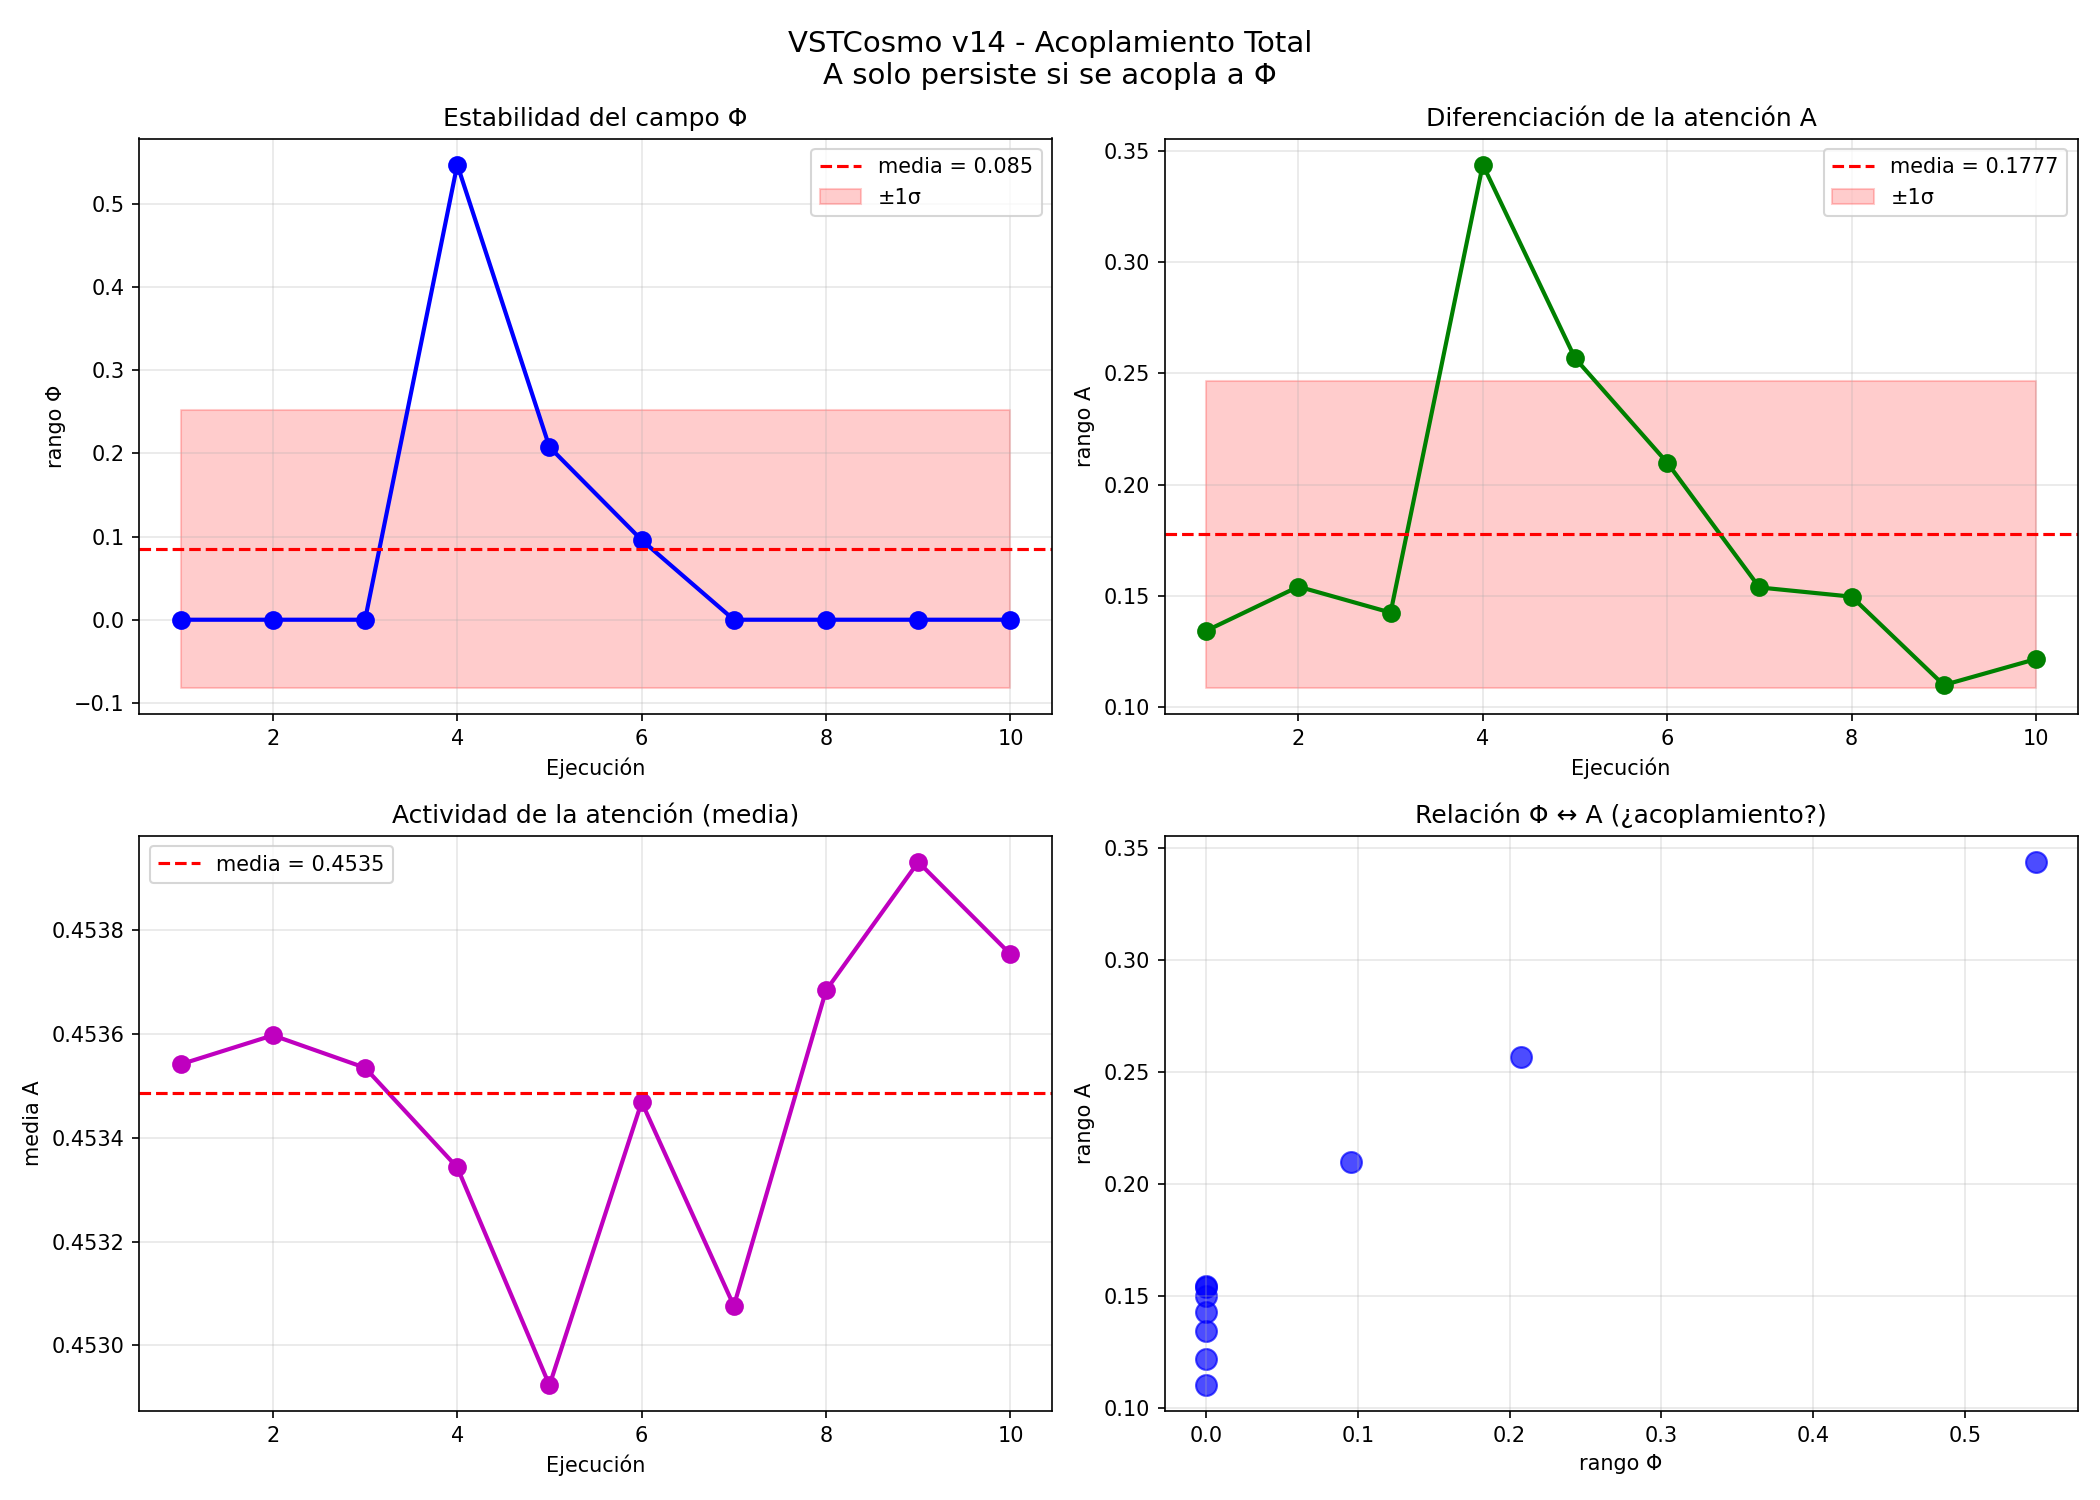

Write the Python code that produced this figure.
#!/usr/bin/env python3
"""
VSTCosmo - v14: Acoplamiento Total
A no tiene atractor propio. Su única forma de persistir es acoplarse a Φ.
No hay BASAL_A externo. No hay disipación independiente.
"""

import numpy as np
import scipy.io.wavfile as wav
import matplotlib.pyplot as plt
import warnings
warnings.filterwarnings('ignore')

# ============================================================
# PARÁMETROS
# ============================================================
DIM_FREQ = 32
DIM_TIME = 100
DT = 0.01
DURACION_SIM = 30.0
N_PASOS = int(DURACION_SIM / DT)

GANANCIA_INEST = 0.15
DIFUSION_PHI = 0.1

# Parámetros de A (sin BASAL_A externo)
REFUERZO_A = 0.15
INHIBICION_A = 0.2
DIFUSION_A = 0.08

# Acoplamiento A → Φ
DIFUSION_ACOPLAMIENTO = 0.2

# Nuevo: fuerza con la que A tiende a Φ (única fuente de estabilidad)
FUERZA_ACOPLAMIENTO = 0.1

LIMITE_MAX = 1.0
LIMITE_MIN = 0.0

# ============================================================
# FUNCIONES
# ============================================================
def cargar_audio(ruta):
    sr, data = wav.read(ruta)
    if data.dtype == np.int16:
        data = data.astype(np.float32) / 32768.0
    if data.ndim == 2:
        data = data.mean(axis=1)
    max_val = np.max(np.abs(data))
    if max_val > 0:
        data = data / max_val
    return sr, data

def inicializar_campo(semilla=None):
    if semilla is not None:
        np.random.seed(semilla)
    return np.random.rand(DIM_FREQ, DIM_TIME) * 0.2 + 0.4

def inicializar_atencion():
    # Inicialización uniforme baja (sin BASAL_A)
    return np.ones((DIM_FREQ, DIM_TIME)) * 0.1

def vecinos_phi(Phi):
    return (np.roll(Phi, 1, axis=0) + np.roll(Phi, -1, axis=0) +
            np.roll(Phi, 1, axis=1) + np.roll(Phi, -1, axis=1)) / 4

def actualizar_campo_permeable(Phi, muestra):
    m = (muestra + 1) / 2
    m = np.clip(m, 0, 1)
    target_banda = 0.3 + 0.4 * m
    m_banda = int(m * (DIM_FREQ - 1))
    target = np.ones_like(Phi) * 0.5
    
    for i in range(DIM_FREQ):
        distancia = min(abs(i - m_banda), DIM_FREQ - abs(i - m_banda))
        influencia = np.exp(-distancia**2 / 10)
        target[i] = target_banda * influencia + 0.5 * (1 - influencia)
    
    desviacion = Phi - target
    inestabilidad = GANANCIA_INEST * desviacion * (1 - desviacion**2)
    vecinos = vecinos_phi(Phi)
    difusion = DIFUSION_PHI * (vecinos - Phi)
    entrada_directa = 0.02 * muestra
    
    Phi = Phi + DT * (inestabilidad + difusion) + entrada_directa
    return np.clip(Phi, LIMITE_MIN, LIMITE_MAX)

def vecinos_a(A):
    return (np.roll(A, 1, axis=0) + np.roll(A, -1, axis=0) +
            np.roll(A, 1, axis=1) + np.roll(A, -1, axis=1)) / 4

def actualizar_atencion(A, Phi):
    """
    A evoluciona con reglas locales, pero su única fuente de estabilidad
    es el acoplamiento con Φ. No hay BASAL_A externo.
    """
    auto = REFUERZO_A * A * (1 - A)
    inhib = -INHIBICION_A * vecinos_a(A)
    dif = DIFUSION_A * (vecinos_a(A) - A)
    
    # NUEVO: A tiende a Φ localmente (única fuerza estabilizadora)
    # No hay disipación a un basal externo. A solo se estabiliza si se acopla a Φ.
    acoplamiento_a_phi = FUERZA_ACOPLAMIENTO * (Phi - A)
    
    dA = auto + inhib + dif + acoplamiento_a_phi
    
    # Ruido mínimo (natural)
    dA += np.random.randn(*A.shape) * 0.001
    
    A = A + DT * dA
    return np.clip(A, LIMITE_MIN, LIMITE_MAX)

def acoplamiento_atencion_campo(Phi, A):
    vecinos = vecinos_phi(Phi)
    mezcla = (1 - 0.5 * A) * Phi + 0.5 * A * vecinos
    flujo = mezcla - Phi
    Phi = Phi + DT * DIFUSION_ACOPLAMIENTO * flujo
    return np.clip(Phi, LIMITE_MIN, LIMITE_MAX)

def simular(audio, sr, nombre, semilla=None, num_pasos=N_PASOS):
    print(f"    {nombre}...", end=" ", flush=True)
    
    Phi = inicializar_campo(semilla)
    A = inicializar_atencion()
    Phi_prev = Phi.copy()
    
    n_muestras = int(num_pasos * DT * sr)
    audio = audio[:n_muestras] if len(audio) > n_muestras else audio
    
    for paso in range(num_pasos):
        t = paso * DT
        idx = int(t * sr)
        idx = min(idx, len(audio) - 1) if len(audio) > 0 else 0
        muestra = audio[idx] if idx >= 0 and len(audio) > 0 else 0.0
        
        Phi = actualizar_campo_permeable(Phi, muestra)
        A = actualizar_atencion(A, Phi)
        Phi = acoplamiento_atencion_campo(Phi, A)
        Phi_prev = Phi.copy()
    
    rango_phi = np.max(Phi) - np.min(Phi)
    rango_a = np.max(A) - np.min(A)
    media_a = np.mean(A)
    print(f"rango Φ={rango_phi:.3f}, rango A={rango_a:.4f}, media A={media_a:.4f}")
    return rango_phi, rango_a, media_a

# ============================================================
# MAIN
# ============================================================
def main():
    print("=" * 60)
    print("VSTCosmo - v14: Acoplamiento Total")
    print("A no tiene atractor propio. Solo persiste si se acopla a Φ.")
    print("No hay BASAL_A externo. No hay disipación independiente.")
    print("=" * 60)
    
    # Cargar archivos
    print("\n[1] Cargando archivos...")
    sr, voz_viento = cargar_audio('Voz+Viento_1.wav')
    print(f"    Voz+Viento_1.wav: {len(voz_viento)/sr:.1f}s")
    
    # Semillas para test de estabilidad
    semillas = [42, 123, 987, 1, 2, 3, 100, 200, 300, 400]
    
    print("\n[2] Ejecutando 10 simulaciones con Voz+Viento_real...")
    print("    (misma entrada, diferentes condiciones iniciales)")
    print("-" * 60)
    
    resultados_phi = []
    resultados_a = []
    resultados_media_a = []
    
    for i, semilla in enumerate(semillas):
        rphi, ra, media_a = simular(voz_viento, sr, f"Run_{i}", semilla=semilla)
        resultados_phi.append(rphi)
        resultados_a.append(ra)
        resultados_media_a.append(media_a)
    
    print("-" * 60)
    
    # ============================================================
    # ANÁLISIS
    # ============================================================
    print("\n[3] Análisis estadístico")
    print("=" * 60)
    
    media_phi = np.mean(resultados_phi)
    std_phi = np.std(resultados_phi)
    min_phi = np.min(resultados_phi)
    max_phi = np.max(resultados_phi)
    
    media_a = np.mean(resultados_a)
    std_a = np.std(resultados_a)
    media_total_a = np.mean(resultados_media_a)
    
    print(f"\n  rango Φ:")
    print(f"    media  = {media_phi:.3f}")
    print(f"    std    = {std_phi:.4f}")
    print(f"    min    = {min_phi:.3f}")
    print(f"    max    = {max_phi:.3f}")
    
    print(f"\n  rango A:")
    print(f"    media  = {media_a:.4f}")
    print(f"    std    = {std_a:.4f}")
    
    print(f"\n  media A (valor promedio):")
    print(f"    media  = {media_total_a:.4f}")
    
    # ============================================================
    # INTERPRETACIÓN
    # ============================================================
    print("\n" + "=" * 60)
    print("INTERPRETACIÓN")
    print("=" * 60)
    
    if std_phi < 0.05:
        print("\n  ✓ Φ es estable. A logró acoplarse a Φ.")
    elif std_phi < 0.1:
        print("\n  ~ Φ es moderadamente estable.")
    else:
        print("\n  ✗ Φ sigue siendo caótico. A no logró acoplarse consistentemente.")
    
    # Verificar si A siguió a Φ
    if media_total_a > 0.2:
        print("  ✓ A tiene actividad significativa.")
    else:
        print("  ✗ A permanece en valores bajos.")
    
    if std_phi < 0.05 and media_total_a > 0.2:
        print("\n  ★ POSIBLE ACOPLAMIENTO REAL")
        print("    A se estabilizó junto con Φ.")
        print("    A no tiene atractor propio. Solo persiste acoplada.")
    else:
        print("\n  → Aún no hay acoplamiento fuerte.")
        print("    A sigue sin depender realmente de Φ.")
    
    # ============================================================
    # VISUALIZACIÓN
    # ============================================================
    print("\n[4] Generando visualización...")
    
    fig, ((ax1, ax2), (ax3, ax4)) = plt.subplots(2, 2, figsize=(14, 10))
    
    # rango Φ
    ax1.plot(range(1, 11), resultados_phi, 'bo-', linewidth=2, markersize=8)
    ax1.axhline(y=media_phi, color='r', linestyle='--', label=f'media = {media_phi:.3f}')
    ax1.fill_between(range(1, 11), media_phi - std_phi, media_phi + std_phi, 
                      alpha=0.2, color='r', label=f'±1σ')
    ax1.set_xlabel('Ejecución')
    ax1.set_ylabel('rango Φ')
    ax1.set_title('Estabilidad del campo Φ')
    ax1.legend()
    ax1.grid(True, alpha=0.3)
    
    # rango A
    ax2.plot(range(1, 11), resultados_a, 'go-', linewidth=2, markersize=8)
    ax2.axhline(y=media_a, color='r', linestyle='--', label=f'media = {media_a:.4f}')
    ax2.fill_between(range(1, 11), media_a - std_a, media_a + std_a, 
                      alpha=0.2, color='r', label=f'±1σ')
    ax2.set_xlabel('Ejecución')
    ax2.set_ylabel('rango A')
    ax2.set_title('Diferenciación de la atención A')
    ax2.legend()
    ax2.grid(True, alpha=0.3)
    
    # media A (actividad)
    ax3.plot(range(1, 11), resultados_media_a, 'mo-', linewidth=2, markersize=8)
    ax3.axhline(y=media_total_a, color='r', linestyle='--', label=f'media = {media_total_a:.4f}')
    ax3.set_xlabel('Ejecución')
    ax3.set_ylabel('media A')
    ax3.set_title('Actividad de la atención (media)')
    ax3.legend()
    ax3.grid(True, alpha=0.3)
    
    # Relación Φ vs A
    ax4.scatter(resultados_phi, resultados_a, c='blue', s=100, alpha=0.7)
    ax4.set_xlabel('rango Φ')
    ax4.set_ylabel('rango A')
    ax4.set_title('Relación Φ ↔ A (¿acoplamiento?)')
    ax4.grid(True, alpha=0.3)
    
    plt.suptitle('VSTCosmo v14 - Acoplamiento Total\nA solo persiste si se acopla a Φ', fontsize=14)
    plt.tight_layout()
    plt.savefig('v14_acoplamiento_total.png', dpi=150)
    print("    Gráfico guardado: v14_acoplamiento_total.png")
    
    print("\n" + "=" * 60)
    print("EXPERIMENTO COMPLETADO")
    print("=" * 60)

if __name__ == "__main__":
    main()
